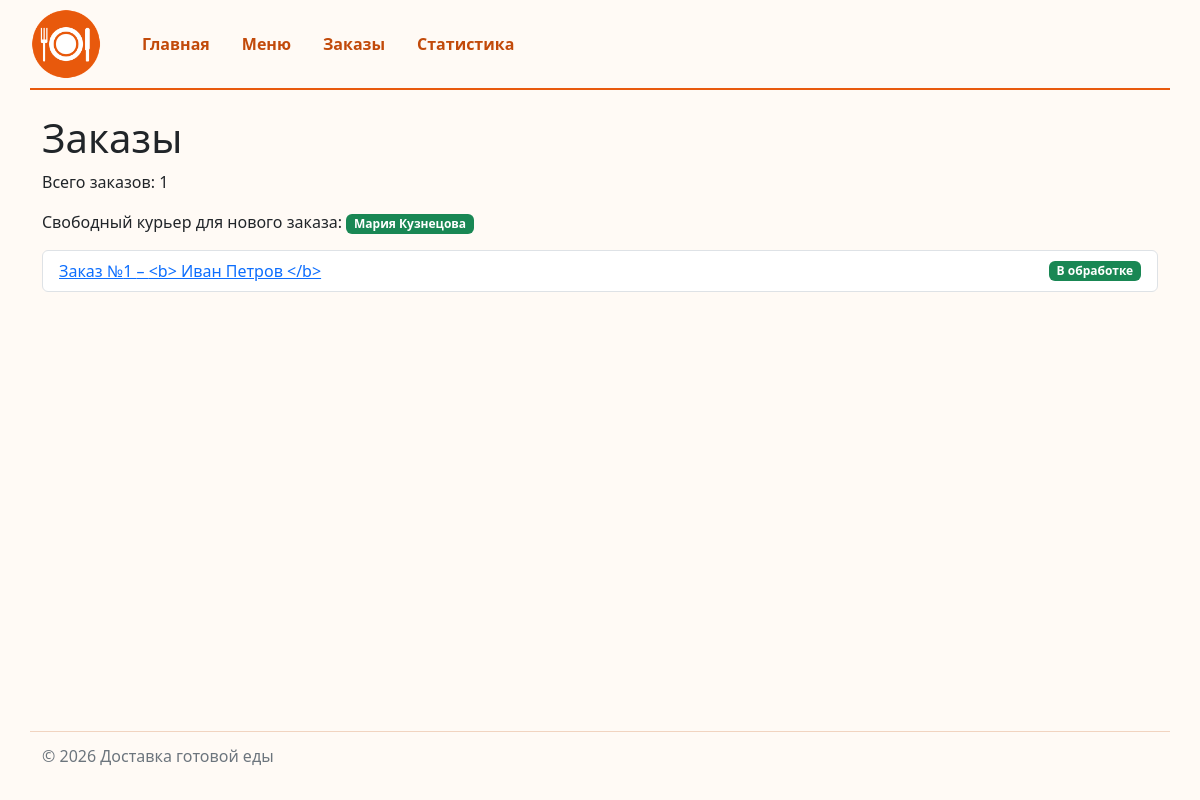
Screenshot of /orders/ with the database file from the repository.
### orders/views.py (the view)
# urls.py: path("orders/", include("orders.urls")),
def orders(request: HttpRequest) -> HttpResponse:
    orders_data = fetch_all(ORDERS_QUERY + "ORDER BY orders.id;")
    free_courier = fetch_one(
        """
        SELECT id, name
        FROM couriers
        WHERE id NOT IN (
            SELECT courier_id
            FROM orders
            WHERE courier_id IS NOT NULL
              AND status <> 'отменён'
        )
        ORDER BY id;
        """
    )
    context = {
        "orders": orders_data,
        "free_courier": free_courier,
    }
    return render(request, "orders/order_list.html", context)

### db/database.py (called while the page is built)
def get_connection(db_path: Path | str = DB_PATH) -> sqlite3.Connection:
    conn = sqlite3.connect(db_path)
    conn.row_factory = sqlite3.Row
    conn.execute("PRAGMA foreign_keys = ON")
    return conn

def fetch_all(query: str, params: tuple = ()) -> list[sqlite3.Row]:
    conn = get_connection()
    try:
        return conn.execute(query, params).fetchall()
    finally:
        conn.close()

def fetch_one(query: str, params: tuple = ()) -> sqlite3.Row | None:
    conn = get_connection()
    try:
        return conn.execute(query, params).fetchone()
    finally:
        conn.close()

### orders/templates/orders/order_list.html (shortened to what this page needs)
{% extends "base.html" %}
{% block content %}
    <h1>Заказы</h1>
    <p>
        Всего заказов: {{ orders|length }}
    </p>
    <p>
        Свободный курьер для нового заказа:
        {% if free_courier %}
            <span class="badge bg-success">{{ free_courier.name }}</span>
        {% else %}
            <span class="badge bg-danger">нет свободных курьеров</span>
        {% endif %}
    </p>
    <ul class="list-group">
        {% for order in orders %}
            <li class="list-group-item d-flex justify-content-between align-items-center">
                <a href="{% url 'orders:detail' order.id %}">
                    Заказ №{{ order.id }} – {{ order.client_name }}
                </a>
                {% include "orders/includes/order_status.html" %}
            </li>
        {% empty %}
            <li class="list-group-item">
                Заказы не найдены.
            </li>
        {% endfor %}
    </ul>
{% endblock %}

### orders/templates/orders/includes/order_status.html
{% if order.status == "отменён" %}
    <span class="badge bg-secondary order-status order-status-cancelled">
        {{ order.status|capfirst }}
    </span>
{% elif order.status == "ожидает курьера" %}
    <span class="badge bg-warning text-dark order-status order-status-waiting">
        {{ order.status|capfirst }}
    </span>
{% else %}
    <span class="badge bg-success order-status order-status-active">
        {{ order.status|capfirst }}
    </span>
{% endif %}

### homepage/static/homepage/css/style.css (style rules this page uses)
:root { --brand-color: #e8590c; --brand-color-dark: #c24a0a; }
body { min-height: 100vh; display: flex; flex-direction: column; background-color: #fffaf5; }
.order-status { font-weight: 600; }

### rows the page displays
couriers: name "Мария Кузнецова"
orders: id "1", client_name "<b> Иван Петров </b>", status "В обработке"

### other values shown
{{ orders|length }} "1"
